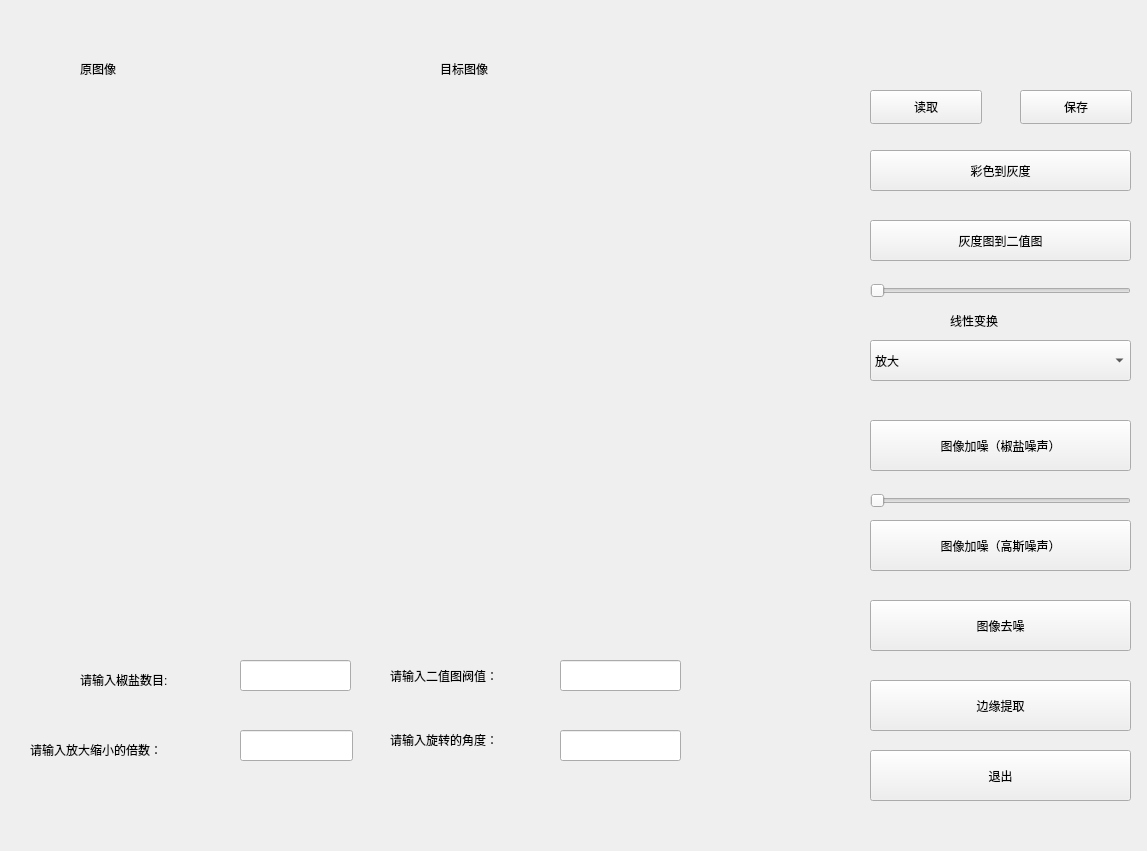
<?xml version="1.0" encoding="UTF-8"?>
<ui version="4.0">
 <class>Form</class>
 <widget class="QWidget" name="Form">
  <property name="geometry">
   <rect>
    <x>0</x>
    <y>0</y>
    <width>1147</width>
    <height>851</height>
   </rect>
  </property>
  <property name="windowTitle">
   <string>Form</string>
  </property>
  <widget class="QLabel" name="label">
   <property name="geometry">
    <rect>
     <x>40</x>
     <y>100</y>
     <width>231</width>
     <height>231</height>
    </rect>
   </property>
   <property name="text">
    <string/>
   </property>
  </widget>
  <widget class="QLabel" name="label_2">
   <property name="geometry">
    <rect>
     <x>80</x>
     <y>60</y>
     <width>81</width>
     <height>18</height>
    </rect>
   </property>
   <property name="text">
    <string>原图像</string>
   </property>
  </widget>
  <widget class="QLabel" name="label_3">
   <property name="geometry">
    <rect>
     <x>300</x>
     <y>100</y>
     <width>521</width>
     <height>531</height>
    </rect>
   </property>
   <property name="text">
    <string/>
   </property>
  </widget>
  <widget class="QLabel" name="label_4">
   <property name="geometry">
    <rect>
     <x>440</x>
     <y>60</y>
     <width>81</width>
     <height>18</height>
    </rect>
   </property>
   <property name="text">
    <string>目标图像</string>
   </property>
  </widget>
  <widget class="QLineEdit" name="lineEdit">
   <property name="geometry">
    <rect>
     <x>240</x>
     <y>660</y>
     <width>111</width>
     <height>31</height>
    </rect>
   </property>
  </widget>
  <widget class="QLabel" name="label_5">
   <property name="geometry">
    <rect>
     <x>80</x>
     <y>670</y>
     <width>141</width>
     <height>20</height>
    </rect>
   </property>
   <property name="text">
    <string>请输入椒盐数目:</string>
   </property>
  </widget>
  <widget class="QLabel" name="label_6">
   <property name="geometry">
    <rect>
     <x>390</x>
     <y>660</y>
     <width>181</width>
     <height>31</height>
    </rect>
   </property>
   <property name="text">
    <string>请输入二值图阀值：</string>
   </property>
  </widget>
  <widget class="QLineEdit" name="lineEdit_2">
   <property name="geometry">
    <rect>
     <x>560</x>
     <y>660</y>
     <width>121</width>
     <height>31</height>
    </rect>
   </property>
  </widget>
  <widget class="QPushButton" name="duru">
   <property name="geometry">
    <rect>
     <x>870</x>
     <y>90</y>
     <width>112</width>
     <height>34</height>
    </rect>
   </property>
   <property name="text">
    <string>读取</string>
   </property>
  </widget>
  <widget class="QPushButton" name="save">
   <property name="geometry">
    <rect>
     <x>1020</x>
     <y>90</y>
     <width>112</width>
     <height>34</height>
    </rect>
   </property>
   <property name="text">
    <string>保存</string>
   </property>
  </widget>
  <widget class="QSlider" name="horizontalSlider_2">
   <property name="geometry">
    <rect>
     <x>870</x>
     <y>490</y>
     <width>261</width>
     <height>22</height>
    </rect>
   </property>
   <property name="orientation">
    <enum>Qt::Horizontal</enum>
   </property>
  </widget>
  <widget class="QPushButton" name="gaosizaosheng">
   <property name="geometry">
    <rect>
     <x>870</x>
     <y>520</y>
     <width>261</width>
     <height>51</height>
    </rect>
   </property>
   <property name="text">
    <string>图像加噪（高斯噪声）</string>
   </property>
  </widget>
  <widget class="QPushButton" name="quzhao">
   <property name="enabled">
    <bool>true</bool>
   </property>
   <property name="geometry">
    <rect>
     <x>870</x>
     <y>600</y>
     <width>261</width>
     <height>51</height>
    </rect>
   </property>
   <property name="layoutDirection">
    <enum>Qt::RightToLeft</enum>
   </property>
   <property name="text">
    <string>图像去噪</string>
   </property>
  </widget>
  <widget class="QPushButton" name="jiazao22">
   <property name="geometry">
    <rect>
     <x>870</x>
     <y>420</y>
     <width>261</width>
     <height>51</height>
    </rect>
   </property>
   <property name="text">
    <string>图像加噪（椒盐噪声）</string>
   </property>
  </widget>
  <widget class="QPushButton" name="bianyuan">
   <property name="geometry">
    <rect>
     <x>870</x>
     <y>680</y>
     <width>261</width>
     <height>51</height>
    </rect>
   </property>
   <property name="text">
    <string>边缘提取</string>
   </property>
  </widget>
  <widget class="QPushButton" name="tuichu">
   <property name="geometry">
    <rect>
     <x>870</x>
     <y>750</y>
     <width>261</width>
     <height>51</height>
    </rect>
   </property>
   <property name="text">
    <string>退出</string>
   </property>
  </widget>
  <widget class="QSlider" name="horizontalSlider">
   <property name="geometry">
    <rect>
     <x>870</x>
     <y>280</y>
     <width>261</width>
     <height>22</height>
    </rect>
   </property>
   <property name="orientation">
    <enum>Qt::Horizontal</enum>
   </property>
  </widget>
  <widget class="QComboBox" name="comboBox">
   <property name="geometry">
    <rect>
     <x>870</x>
     <y>340</y>
     <width>261</width>
     <height>41</height>
    </rect>
   </property>
   <property name="minimumSize">
    <size>
     <width>43</width>
     <height>0</height>
    </size>
   </property>
   <property name="maximumSize">
    <size>
     <width>16777215</width>
     <height>16777215</height>
    </size>
   </property>
   <item>
    <property name="text">
     <string>放大</string>
    </property>
   </item>
   <item>
    <property name="text">
     <string>缩小</string>
    </property>
   </item>
   <item>
    <property name="text">
     <string>镜像</string>
    </property>
   </item>
   <item>
    <property name="text">
     <string>旋转</string>
    </property>
   </item>
  </widget>
  <widget class="QPushButton" name="erzhitu22">
   <property name="geometry">
    <rect>
     <x>870</x>
     <y>220</y>
     <width>261</width>
     <height>41</height>
    </rect>
   </property>
   <property name="text">
    <string>灰度图到二值图</string>
   </property>
  </widget>
  <widget class="QPushButton" name="huidu22">
   <property name="geometry">
    <rect>
     <x>870</x>
     <y>150</y>
     <width>261</width>
     <height>41</height>
    </rect>
   </property>
   <property name="text">
    <string>彩色到灰度</string>
   </property>
  </widget>
  <widget class="QLabel" name="label_7">
   <property name="geometry">
    <rect>
     <x>950</x>
     <y>300</y>
     <width>81</width>
     <height>41</height>
    </rect>
   </property>
   <property name="text">
    <string>线性变换</string>
   </property>
  </widget>
  <widget class="QLabel" name="label_8">
   <property name="geometry">
    <rect>
     <x>30</x>
     <y>740</y>
     <width>201</width>
     <height>20</height>
    </rect>
   </property>
   <property name="text">
    <string>请输入放大缩小的倍数：</string>
   </property>
  </widget>
  <widget class="QLineEdit" name="lineEdit_3">
   <property name="geometry">
    <rect>
     <x>240</x>
     <y>730</y>
     <width>113</width>
     <height>31</height>
    </rect>
   </property>
  </widget>
  <widget class="QLabel" name="label_9">
   <property name="geometry">
    <rect>
     <x>390</x>
     <y>730</y>
     <width>161</width>
     <height>20</height>
    </rect>
   </property>
   <property name="text">
    <string>请输入旋转的角度：</string>
   </property>
  </widget>
  <widget class="QLineEdit" name="lineEdit_4">
   <property name="geometry">
    <rect>
     <x>560</x>
     <y>730</y>
     <width>121</width>
     <height>31</height>
    </rect>
   </property>
  </widget>
 </widget>
 <resources/>
 <connections>
  <connection>
   <sender>erzhitu22</sender>
   <signal>clicked()</signal>
   <receiver>Form</receiver>
   <slot>erzhitu()</slot>
   <hints>
    <hint type="sourcelabel">
     <x>967</x>
     <y>260</y>
    </hint>
    <hint type="destinationlabel">
     <x>449</x>
     <y>290</y>
    </hint>
   </hints>
  </connection>
  <connection>
   <sender>huidu22</sender>
   <signal>clicked()</signal>
   <receiver>Form</receiver>
   <slot>huidu()</slot>
   <hints>
    <hint type="sourcelabel">
     <x>976</x>
     <y>190</y>
    </hint>
    <hint type="destinationlabel">
     <x>554</x>
     <y>392</y>
    </hint>
   </hints>
  </connection>
  <connection>
   <sender>jiazao22</sender>
   <signal>clicked()</signal>
   <receiver>Form</receiver>
   <slot>jiazao()</slot>
   <hints>
    <hint type="sourcelabel">
     <x>995</x>
     <y>470</y>
    </hint>
    <hint type="destinationlabel">
     <x>678</x>
     <y>356</y>
    </hint>
   </hints>
  </connection>
  <connection>
   <sender>quzhao</sender>
   <signal>clicked()</signal>
   <receiver>Form</receiver>
   <slot>quzao()</slot>
   <hints>
    <hint type="sourcelabel">
     <x>986</x>
     <y>650</y>
    </hint>
    <hint type="destinationlabel">
     <x>629</x>
     <y>438</y>
    </hint>
   </hints>
  </connection>
  <connection>
   <sender>gaosizaosheng</sender>
   <signal>clicked()</signal>
   <receiver>Form</receiver>
   <slot>gaosizaoshen()</slot>
   <hints>
    <hint type="sourcelabel">
     <x>987</x>
     <y>570</y>
    </hint>
    <hint type="destinationlabel">
     <x>651</x>
     <y>462</y>
    </hint>
   </hints>
  </connection>
  <connection>
   <sender>bianyuan</sender>
   <signal>clicked()</signal>
   <receiver>Form</receiver>
   <slot>bianyuantiqi()</slot>
   <hints>
    <hint type="sourcelabel">
     <x>969</x>
     <y>730</y>
    </hint>
    <hint type="destinationlabel">
     <x>604</x>
     <y>494</y>
    </hint>
   </hints>
  </connection>
  <connection>
   <sender>horizontalSlider_2</sender>
   <signal>valueChanged(int)</signal>
   <receiver>Form</receiver>
   <slot>jiaoyanzaosheng()</slot>
   <hints>
    <hint type="sourcelabel">
     <x>1076</x>
     <y>511</y>
    </hint>
    <hint type="destinationlabel">
     <x>411</x>
     <y>633</y>
    </hint>
   </hints>
  </connection>
  <connection>
   <sender>horizontalSlider</sender>
   <signal>valueChanged(int)</signal>
   <receiver>Form</receiver>
   <slot>sliderzhitu()</slot>
   <hints>
    <hint type="sourcelabel">
     <x>894</x>
     <y>301</y>
    </hint>
    <hint type="destinationlabel">
     <x>400</x>
     <y>694</y>
    </hint>
   </hints>
  </connection>
  <connection>
   <sender>tuichu</sender>
   <signal>clicked()</signal>
   <receiver>Form</receiver>
   <slot>close()</slot>
   <hints>
    <hint type="sourcelabel">
     <x>914</x>
     <y>800</y>
    </hint>
    <hint type="destinationlabel">
     <x>811</x>
     <y>794</y>
    </hint>
   </hints>
  </connection>
  <connection>
   <sender>lineEdit</sender>
   <signal>textChanged(QString)</signal>
   <receiver>Form</receiver>
   <slot>onChange()</slot>
   <hints>
    <hint type="sourcelabel">
     <x>319</x>
     <y>689</y>
    </hint>
    <hint type="destinationlabel">
     <x>559</x>
     <y>726</y>
    </hint>
   </hints>
  </connection>
  <connection>
   <sender>comboBox</sender>
   <signal>activated(QString)</signal>
   <receiver>Form</receiver>
   <slot>onActivated()</slot>
   <hints>
    <hint type="sourcelabel">
     <x>888</x>
     <y>380</y>
    </hint>
    <hint type="destinationlabel">
     <x>763</x>
     <y>418</y>
    </hint>
   </hints>
  </connection>
  <connection>
   <sender>duru</sender>
   <signal>clicked()</signal>
   <receiver>Form</receiver>
   <slot>openimage()</slot>
   <hints>
    <hint type="sourcelabel">
     <x>894</x>
     <y>112</y>
    </hint>
    <hint type="destinationlabel">
     <x>130</x>
     <y>184</y>
    </hint>
   </hints>
  </connection>
  <connection>
   <sender>lineEdit_2</sender>
   <signal>textChanged(QString)</signal>
   <receiver>Form</receiver>
   <slot>shuruerzhitu()</slot>
   <hints>
    <hint type="sourcelabel">
     <x>636</x>
     <y>671</y>
    </hint>
    <hint type="destinationlabel">
     <x>722</x>
     <y>668</y>
    </hint>
   </hints>
  </connection>
  <connection>
   <sender>lineEdit_3</sender>
   <signal>textChanged(QString)</signal>
   <receiver>Form</receiver>
   <slot>shurubeishu()</slot>
   <hints>
    <hint type="sourcelabel">
     <x>256</x>
     <y>755</y>
    </hint>
    <hint type="destinationlabel">
     <x>257</x>
     <y>783</y>
    </hint>
   </hints>
  </connection>
  <connection>
   <sender>lineEdit_4</sender>
   <signal>textChanged(QString)</signal>
   <receiver>Form</receiver>
   <slot>shurujiaodu()</slot>
   <hints>
    <hint type="sourcelabel">
     <x>673</x>
     <y>755</y>
    </hint>
    <hint type="destinationlabel">
     <x>684</x>
     <y>789</y>
    </hint>
   </hints>
  </connection>
 </connections>
 <slots>
  <slot>openimage()</slot>
  <slot>jinxing()</slot>
  <slot>erzhitu()</slot>
  <slot>huidu()</slot>
  <slot>jiazao()</slot>
  <slot>quzao()</slot>
  <slot>gaosizaoshen()</slot>
  <slot>bianyuantiqi()</slot>
  <slot>jiaoyanzaosheng()</slot>
  <slot>sliderzhitu()</slot>
  <slot>onChange()</slot>
  <slot>onActivated()</slot>
  <slot>xianxin()</slot>
  <slot>shuruerzhitu()</slot>
  <slot>shurubeishu()</slot>
  <slot>shurujiaodu()</slot>
 </slots>
</ui>
